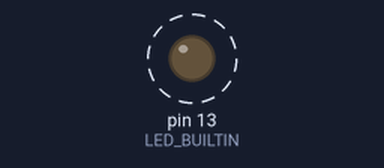
Simulated run of this program. Board: Teensy 3. Shown: output pins drawn as LEDs (lit = HIGH). Dashed ring = blinking. What the program prints to the serial monitor is not drawn.

Above: at 0.7 s.
Timing chart, 0 to 3.5 s (numbered marks = the images above):
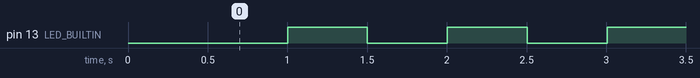

Measured:
- by itself, pin 13 (LED_BUILTIN): alternates HIGH for 0.50 s and LOW for 0.50 s

The program:

main.cpp
```cpp
#include <Arduino.h>

#define NUM_OF_DATA 3
#define LOOP_DELAY_TIME_MS 100
#define LED_TOGGLE_PERIOD_MS 500

typedef double dataType;
typedef union
{
    dataType Value[NUM_OF_DATA];
    unsigned char Bytes[NUM_OF_DATA*sizeof(dataType)];
} UART_Data_t;
const int UART_DataSize = sizeof(UART_Data_t);
const char startByte = 's';
const char finishByte = 'f';

UART_Data_t DataTrans;

void setup()
{
    Serial.begin(115200);
    delay(500);

    pinMode(LED_BUILTIN, OUTPUT);
    digitalWrite(LED_BUILTIN, 0);
}

void loop()
{
    static int loop_counter;

    DataTrans.Value[0] = (dataType) loop_counter;
    DataTrans.Value[1] = (dataType) 0;
    DataTrans.Value[2] = (dataType) 1;

    Serial.write((unsigned char *) &startByte, 1);
    Serial.write(DataTrans.Bytes, UART_DataSize);
    Serial.write((unsigned char *) &finishByte, 1);

    if (loop_counter*LOOP_DELAY_TIME_MS == LED_TOGGLE_PERIOD_MS)
    {
        loop_counter = 0;
        digitalToggle(LED_BUILTIN);
    }
    loop_counter++;

    delay(LOOP_DELAY_TIME_MS);
}
```
